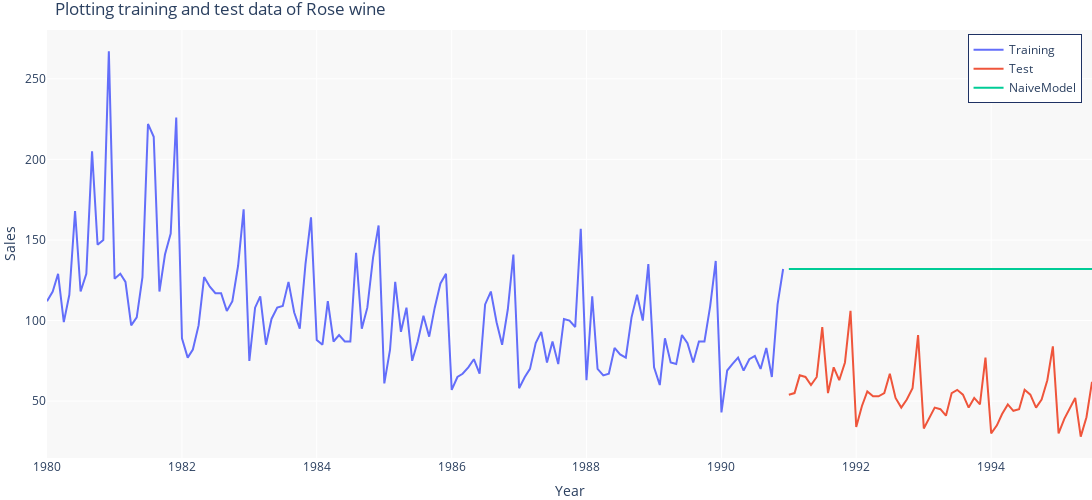

Here is the notebook cell this chart was saved with:
### Code cell
plot3 = go.Line(x=NaiveModel_test.index,y=NaiveModel_test['naive'],name='NaiveModel'); fig_Rose.add_trace(plot3); fig_Rose.show()
